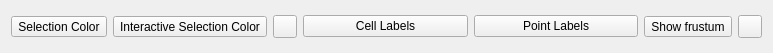
<?xml version="1.0" encoding="UTF-8"?>
<ui version="4.0">
 <class>FindDataSelectionDisplayFrame</class>
 <widget class="QWidget" name="FindDataSelectionDisplayFrame">
  <property name="geometry">
   <rect>
    <x>0</x>
    <y>0</y>
    <width>773</width>
    <height>53</height>
   </rect>
  </property>
  <property name="windowTitle">
   <string>Form</string>
  </property>
  <layout class="QHBoxLayout" name="horizontalLayout">
   <item>
    <widget class="pqColorChooserButton" name="selectionColor">
     <property name="enabled">
      <bool>true</bool>
     </property>
     <property name="toolTip">
      <string>&lt;p&gt;Set the color to use to show selected elements&lt;/p&gt;</string>
     </property>
     <property name="text">
      <string>Selection Color</string>
     </property>
    </widget>
   </item>
   <item>
    <widget class="pqColorChooserButton" name="interactiveSelectionColor">
     <property name="enabled">
      <bool>true</bool>
     </property>
     <property name="toolTip">
      <string>&lt;p&gt;Set the color to use to show selected elements&lt;/p&gt;</string>
     </property>
     <property name="text">
      <string>Interactive Selection Color</string>
     </property>
    </widget>
   </item>
   <item>
    <widget class="QToolButton" name="labelPropertiesInteractiveSelection">
     <property name="toolTip">
      <string>Edit interactive selection label properties</string>
     </property>
     <property name="icon">
      <iconset resource="../pqComponents.qrc">
       <normaloff>:/pqWidgets/Icons/pqAdvanced26.png</normaloff>:/pqWidgets/Icons/pqAdvanced26.png</iconset>
     </property>
     <property name="toolButtonStyle">
      <enum>Qt::ToolButtonIconOnly</enum>
     </property>
    </widget>
   </item>
   <item>
    <widget class="QPushButton" name="cellLabelsButton">
     <property name="toolTip">
      <string>&lt;p&gt;Set the array to label selected cells with&lt;/p&gt;</string>
     </property>
     <property name="text">
      <string>Cell Labels</string>
     </property>
     <property name="icon">
      <iconset resource="../pqComponents.qrc">
       <normaloff>:/pqWidgets/Icons/pqCellData16.png</normaloff>:/pqWidgets/Icons/pqCellData16.png</iconset>
     </property>
    </widget>
   </item>
   <item>
    <widget class="QPushButton" name="pointLabelsButton">
     <property name="toolTip">
      <string>&lt;p&gt;Set the array to label to selected points with&lt;/p&gt;</string>
     </property>
     <property name="text">
      <string>Point Labels</string>
     </property>
     <property name="icon">
      <iconset resource="../pqComponents.qrc">
       <normaloff>:/pqWidgets/Icons/pqPointData16.png</normaloff>:/pqWidgets/Icons/pqPointData16.png</iconset>
     </property>
    </widget>
   </item>
   <item>
    <widget class="QToolButton" name="showFrustumButton">
     <property name="toolTip">
      <string>&lt;p&gt;For frustum based selections, show the frustum used to select the elements&lt;/p&gt;</string>
     </property>
     <property name="text">
      <string>Show frustum</string>
     </property>
     <property name="icon">
      <iconset resource="../pqComponents.qrc">
       <normaloff>:/pqWidgets/Icons/pqFrustumSelectionCell24.png</normaloff>:/pqWidgets/Icons/pqFrustumSelectionCell24.png</iconset>
     </property>
     <property name="checkable">
      <bool>true</bool>
     </property>
    </widget>
   </item>
   <item>
    <widget class="QToolButton" name="labelPropertiesSelection">
     <property name="toolTip">
      <string>Edit selection label properties</string>
     </property>
     <property name="icon">
      <iconset resource="../pqComponents.qrc">
       <normaloff>:/pqWidgets/Icons/pqAdvanced26.png</normaloff>:/pqWidgets/Icons/pqAdvanced26.png</iconset>
     </property>
     <property name="toolButtonStyle">
      <enum>Qt::ToolButtonIconOnly</enum>
     </property>
    </widget>
   </item>
  </layout>
 </widget>
 <customwidgets>
  <customwidget>
   <class>pqColorChooserButton</class>
   <extends>QToolButton</extends>
   <header>pqColorChooserButton.h</header>
  </customwidget>
 </customwidgets>
 <resources>
  <include location="../pqComponents.qrc"/>
 </resources>
 <connections/>
</ui>
